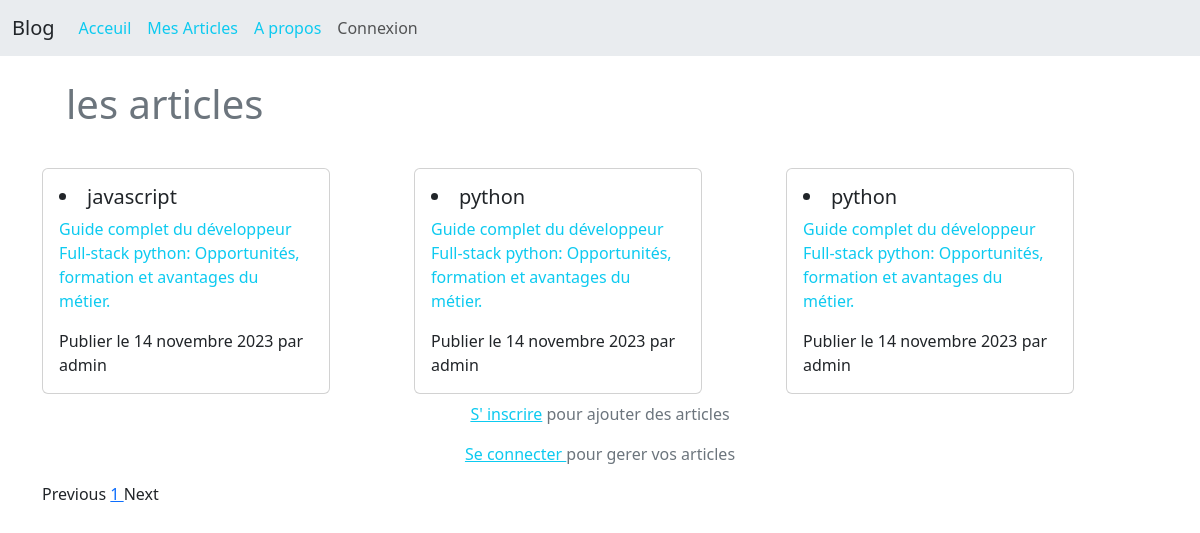
The page / on the database its author committed.
### articles/models.py (models this page shows, shortened)
class Article (models.Model):
    title = models.CharField( max_length=150)
    summary = models.CharField( max_length=500)
    content = RichTextField(blank=True)
    author = models.ForeignKey(User, on_delete=models.CASCADE)
    creation_date = models.DateField(auto_now_add=True)
    last_update = models.DateField(auto_now=True)
    archive = models.BooleanField(default=False)
    class Meta:
        ordering = ['-creation_date']

### articles/views.py (the view)
# urls.py: path('',home, name='index'),
def home(request):
    object_list = Article.objects.filter(archive=False).order_by('-last_update')
    page_num = request.GET.get('page', 1)
    paginator = Paginator(object_list, 10) # 6 employees per page
    try:
        page_obj = paginator.page(page_num)
    except PageNotAnInteger:
        page_obj = paginator.page(1)
    except EmptyPage:
        page_obj = paginator.page(paginator.num_pages)
    return render(request, 'pages/index.html', {'page_obj': page_obj})

### templates/pages/index.html (shortened to what this page needs)
{% extends "base.html" %}
{% block contenu %}
<div class="row  ">
    <div class=" col m-4">
            <h1 class="h1 text-secondary"> les articles </h1>
    </div>
  {% if page_obj  %}
  <div class="row">
  {% for  article in page_obj %}
            <div class="col col-lg-4 col-md-6 my-2">
                <a href="{% url 'details' article.id %}" style="text-decoration:none ;" >
                    <div class="card  "   style="width: 18rem;" >
                        <div class="card-body">
                            <li class=" h5 card-title">{{article.title}}</li>
                            <p class="card-text text-info">{{article.summary}}</p>
                            <p class="card-text">Publier  le {{article.creation_date}} par {{article.author}}</p>
                        </div>
                    </div>
                </a>
            </div>
    {% endfor %}
</div>
  {% endif %}
  <div>
    {% if request.user.is_authenticated %}
          <div class="d-flex justify-content-center">
            <p class="alert alert-info  text-center">{{request.user}} connecté</p>
          </div>
      {%else%}
    <div class=" text-center  ">
      <p class=" text-secondary"><a class="text-info" href="{% url 'register'%}">S' inscrire</a>  pour ajouter des articles</p>
       <p class=" text-secondary"><a class="text-info" href="{% url 'login'%}"> Se connecter </a> pour gerer vos articles</p>
    </div>
    {% endif %}
    {% include "partials/pagination.html" %}
  </div>
</div>
{% endblock contenu %}

### rows shown on the page
Article: title "javascript", summary "Guide complet du développeur Full-stack python: Opportunités, formation et avantages du métier.", creation_date "14 novembre 2023", author "admin"
Article: title "python", summary "Guide complet du développeur Full-stack python: Opportunités, formation et avantages du métier.", creation_date "14 novembre 2023", author "admin"
Article: title "python", summary "Guide complet du développeur Full-stack python: Opportunités, formation et avantages du métier.", creation_date "14 novembre 2023", author "admin"

### other values the page prints
{{ i }} "1"
